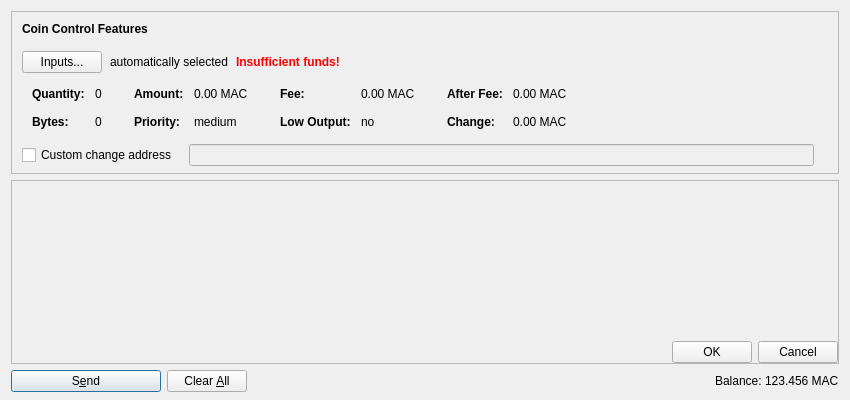
<?xml version="1.0" encoding="UTF-8"?>
<ui version="4.0">
 <class>SendCoinsDialog</class>
 <widget class="QDialog" name="SendCoinsDialog">
  <property name="geometry">
   <rect>
    <x>0</x>
    <y>0</y>
    <width>850</width>
    <height>400</height>
   </rect>
  </property>
  <property name="windowTitle">
   <string>Send Coins</string>
  </property>
  <layout class="QVBoxLayout" name="verticalLayout" stretch="0,1,0">
   <property name="bottomMargin">
    <number>8</number>
   </property>
   <item>
    <widget class="QFrame" name="frameCoinControl">
     <property name="sizePolicy">
      <sizepolicy hsizetype="Expanding" vsizetype="Expanding">
       <horstretch>0</horstretch>
       <verstretch>0</verstretch>
      </sizepolicy>
     </property>
     <property name="maximumSize">
      <size>
       <width>16777215</width>
       <height>16777215</height>
      </size>
     </property>
     <property name="frameShape">
      <enum>QFrame::StyledPanel</enum>
     </property>
     <property name="frameShadow">
      <enum>QFrame::Sunken</enum>
     </property>
     <layout class="QVBoxLayout" name="verticalLayoutCoinControl2">
      <property name="spacing">
       <number>0</number>
      </property>
      <property name="leftMargin">
       <number>0</number>
      </property>
      <property name="topMargin">
       <number>0</number>
      </property>
      <property name="rightMargin">
       <number>0</number>
      </property>
      <property name="bottomMargin">
       <number>6</number>
      </property>
      <item>
       <layout class="QVBoxLayout" name="verticalLayoutCoinControl" stretch="0,0,0,0,1">
        <property name="spacing">
         <number>0</number>
        </property>
        <property name="leftMargin">
         <number>10</number>
        </property>
        <property name="topMargin">
         <number>10</number>
        </property>
        <item>
         <layout class="QHBoxLayout" name="horizontalLayoutCoinControl1">
          <property name="bottomMargin">
           <number>15</number>
          </property>
          <item>
           <widget class="QLabel" name="labelCoinControlFeatures">
            <property name="sizePolicy">
             <sizepolicy hsizetype="Preferred" vsizetype="Maximum">
              <horstretch>0</horstretch>
              <verstretch>0</verstretch>
             </sizepolicy>
            </property>
            <property name="font">
             <font>
              <weight>75</weight>
              <bold>true</bold>
             </font>
            </property>
            <property name="styleSheet">
             <string notr="true">font-weight:bold;</string>
            </property>
            <property name="text">
             <string>Coin Control Features</string>
            </property>
           </widget>
          </item>
         </layout>
        </item>
        <item>
         <layout class="QHBoxLayout" name="horizontalLayoutCoinControl2" stretch="0,0,0,0">
          <property name="spacing">
           <number>8</number>
          </property>
          <property name="bottomMargin">
           <number>10</number>
          </property>
          <item>
           <widget class="QPushButton" name="pushButtonCoinControl">
            <property name="styleSheet">
             <string notr="true"/>
            </property>
            <property name="text">
             <string>Inputs...</string>
            </property>
           </widget>
          </item>
          <item>
           <widget class="QLabel" name="labelCoinControlAutomaticallySelected">
            <property name="text">
             <string>automatically selected</string>
            </property>
            <property name="margin">
             <number>5</number>
            </property>
           </widget>
          </item>
          <item>
           <widget class="QLabel" name="labelCoinControlInsuffFunds">
            <property name="font">
             <font>
              <weight>75</weight>
              <bold>true</bold>
             </font>
            </property>
            <property name="styleSheet">
             <string notr="true">color:red;font-weight:bold;</string>
            </property>
            <property name="text">
             <string>Insufficient funds!</string>
            </property>
            <property name="margin">
             <number>5</number>
            </property>
           </widget>
          </item>
          <item>
           <spacer name="horizontalSpacerCoinControl">
            <property name="orientation">
             <enum>Qt::Horizontal</enum>
            </property>
            <property name="sizeHint" stdset="0">
             <size>
              <width>40</width>
              <height>1</height>
             </size>
            </property>
           </spacer>
          </item>
         </layout>
        </item>
        <item>
         <widget class="QWidget" name="widgetCoinControl" native="true">
          <property name="sizePolicy">
           <sizepolicy hsizetype="Preferred" vsizetype="Preferred">
            <horstretch>0</horstretch>
            <verstretch>0</verstretch>
           </sizepolicy>
          </property>
          <property name="minimumSize">
           <size>
            <width>0</width>
            <height>0</height>
           </size>
          </property>
          <property name="styleSheet">
           <string notr="true"/>
          </property>
          <layout class="QHBoxLayout" name="horizontalLayoutCoinControl5">
           <property name="leftMargin">
            <number>0</number>
           </property>
           <property name="topMargin">
            <number>0</number>
           </property>
           <property name="rightMargin">
            <number>0</number>
           </property>
           <property name="bottomMargin">
            <number>0</number>
           </property>
           <item>
            <layout class="QHBoxLayout" name="horizontalLayoutCoinControl3" stretch="0,0,0,1">
             <property name="spacing">
              <number>20</number>
             </property>
             <property name="topMargin">
              <number>0</number>
             </property>
             <property name="bottomMargin">
              <number>10</number>
             </property>
             <item>
              <layout class="QFormLayout" name="formLayoutCoinControl1">
               <property name="horizontalSpacing">
                <number>10</number>
               </property>
               <property name="verticalSpacing">
                <number>14</number>
               </property>
               <property name="leftMargin">
                <number>10</number>
               </property>
               <property name="topMargin">
                <number>4</number>
               </property>
               <property name="rightMargin">
                <number>6</number>
               </property>
               <item row="0" column="0">
                <widget class="QLabel" name="labelCoinControlQuantityText">
                 <property name="font">
                  <font>
                   <weight>75</weight>
                   <bold>true</bold>
                  </font>
                 </property>
                 <property name="text">
                  <string>Quantity:</string>
                 </property>
                 <property name="margin">
                  <number>0</number>
                 </property>
                </widget>
               </item>
               <item row="0" column="1">
                <widget class="QLabel" name="labelCoinControlQuantity">
                 <property name="cursor">
                  <cursorShape>IBeamCursor</cursorShape>
                 </property>
                 <property name="contextMenuPolicy">
                  <enum>Qt::ActionsContextMenu</enum>
                 </property>
                 <property name="text">
                  <string notr="true">0</string>
                 </property>
                 <property name="margin">
                  <number>0</number>
                 </property>
                 <property name="textInteractionFlags">
                  <set>Qt::LinksAccessibleByMouse|Qt::TextSelectableByKeyboard|Qt::TextSelectableByMouse</set>
                 </property>
                </widget>
               </item>
               <item row="1" column="0">
                <widget class="QLabel" name="labelCoinControlBytesText">
                 <property name="font">
                  <font>
                   <weight>75</weight>
                   <bold>true</bold>
                  </font>
                 </property>
                 <property name="text">
                  <string>Bytes:</string>
                 </property>
                </widget>
               </item>
               <item row="1" column="1">
                <widget class="QLabel" name="labelCoinControlBytes">
                 <property name="cursor">
                  <cursorShape>IBeamCursor</cursorShape>
                 </property>
                 <property name="contextMenuPolicy">
                  <enum>Qt::ActionsContextMenu</enum>
                 </property>
                 <property name="text">
                  <string notr="true">0</string>
                 </property>
                 <property name="textInteractionFlags">
                  <set>Qt::LinksAccessibleByMouse|Qt::TextSelectableByKeyboard|Qt::TextSelectableByMouse</set>
                 </property>
                </widget>
               </item>
              </layout>
             </item>
             <item>
              <layout class="QFormLayout" name="formLayoutCoinControl2">
               <property name="horizontalSpacing">
                <number>10</number>
               </property>
               <property name="verticalSpacing">
                <number>14</number>
               </property>
               <property name="leftMargin">
                <number>6</number>
               </property>
               <property name="topMargin">
                <number>4</number>
               </property>
               <property name="rightMargin">
                <number>6</number>
               </property>
               <item row="0" column="0">
                <widget class="QLabel" name="labelCoinControlAmountText">
                 <property name="font">
                  <font>
                   <weight>75</weight>
                   <bold>true</bold>
                  </font>
                 </property>
                 <property name="text">
                  <string>Amount:</string>
                 </property>
                 <property name="margin">
                  <number>0</number>
                 </property>
                </widget>
               </item>
               <item row="0" column="1">
                <widget class="QLabel" name="labelCoinControlAmount">
                 <property name="cursor">
                  <cursorShape>IBeamCursor</cursorShape>
                 </property>
                 <property name="contextMenuPolicy">
                  <enum>Qt::ActionsContextMenu</enum>
                 </property>
                 <property name="text">
                  <string notr="true">0.00 MAC</string>
                 </property>
                 <property name="textInteractionFlags">
                  <set>Qt::LinksAccessibleByMouse|Qt::TextSelectableByKeyboard|Qt::TextSelectableByMouse</set>
                 </property>
                </widget>
               </item>
               <item row="1" column="0">
                <widget class="QLabel" name="labelCoinControlPriorityText">
                 <property name="font">
                  <font>
                   <weight>75</weight>
                   <bold>true</bold>
                  </font>
                 </property>
                 <property name="text">
                  <string>Priority:</string>
                 </property>
                </widget>
               </item>
               <item row="1" column="1">
                <widget class="QLabel" name="labelCoinControlPriority">
                 <property name="cursor">
                  <cursorShape>IBeamCursor</cursorShape>
                 </property>
                 <property name="contextMenuPolicy">
                  <enum>Qt::ActionsContextMenu</enum>
                 </property>
                 <property name="text">
                  <string notr="true">medium</string>
                 </property>
                 <property name="textInteractionFlags">
                  <set>Qt::LinksAccessibleByMouse|Qt::TextSelectableByKeyboard|Qt::TextSelectableByMouse</set>
                 </property>
                </widget>
               </item>
              </layout>
             </item>
             <item>
              <layout class="QFormLayout" name="formLayoutCoinControl3">
               <property name="horizontalSpacing">
                <number>10</number>
               </property>
               <property name="verticalSpacing">
                <number>14</number>
               </property>
               <property name="leftMargin">
                <number>6</number>
               </property>
               <property name="topMargin">
                <number>4</number>
               </property>
               <property name="rightMargin">
                <number>6</number>
               </property>
               <item row="0" column="0">
                <widget class="QLabel" name="labelCoinControlFeeText">
                 <property name="font">
                  <font>
                   <weight>75</weight>
                   <bold>true</bold>
                  </font>
                 </property>
                 <property name="text">
                  <string>Fee:</string>
                 </property>
                 <property name="margin">
                  <number>0</number>
                 </property>
                </widget>
               </item>
               <item row="0" column="1">
                <widget class="QLabel" name="labelCoinControlFee">
                 <property name="cursor">
                  <cursorShape>IBeamCursor</cursorShape>
                 </property>
                 <property name="contextMenuPolicy">
                  <enum>Qt::ActionsContextMenu</enum>
                 </property>
                 <property name="text">
                  <string notr="true">0.00 MAC</string>
                 </property>
                 <property name="textInteractionFlags">
                  <set>Qt::LinksAccessibleByMouse|Qt::TextSelectableByKeyboard|Qt::TextSelectableByMouse</set>
                 </property>
                </widget>
               </item>
               <item row="1" column="0">
                <widget class="QLabel" name="labelCoinControlLowOutputText">
                 <property name="font">
                  <font>
                   <weight>75</weight>
                   <bold>true</bold>
                  </font>
                 </property>
                 <property name="text">
                  <string>Low Output:</string>
                 </property>
                </widget>
               </item>
               <item row="1" column="1">
                <widget class="QLabel" name="labelCoinControlLowOutput">
                 <property name="cursor">
                  <cursorShape>IBeamCursor</cursorShape>
                 </property>
                 <property name="contextMenuPolicy">
                  <enum>Qt::ActionsContextMenu</enum>
                 </property>
                 <property name="text">
                  <string notr="true">no</string>
                 </property>
                 <property name="textInteractionFlags">
                  <set>Qt::LinksAccessibleByMouse|Qt::TextSelectableByKeyboard|Qt::TextSelectableByMouse</set>
                 </property>
                </widget>
               </item>
              </layout>
             </item>
             <item>
              <layout class="QFormLayout" name="formLayoutCoinControl4">
               <property name="horizontalSpacing">
                <number>10</number>
               </property>
               <property name="verticalSpacing">
                <number>14</number>
               </property>
               <property name="leftMargin">
                <number>6</number>
               </property>
               <property name="topMargin">
                <number>4</number>
               </property>
               <property name="rightMargin">
                <number>6</number>
               </property>
               <item row="0" column="0">
                <widget class="QLabel" name="labelCoinControlAfterFeeText">
                 <property name="font">
                  <font>
                   <weight>75</weight>
                   <bold>true</bold>
                  </font>
                 </property>
                 <property name="text">
                  <string>After Fee:</string>
                 </property>
                 <property name="margin">
                  <number>0</number>
                 </property>
                </widget>
               </item>
               <item row="0" column="1">
                <widget class="QLabel" name="labelCoinControlAfterFee">
                 <property name="cursor">
                  <cursorShape>IBeamCursor</cursorShape>
                 </property>
                 <property name="contextMenuPolicy">
                  <enum>Qt::ActionsContextMenu</enum>
                 </property>
                 <property name="text">
                  <string notr="true">0.00 MAC</string>
                 </property>
                 <property name="textInteractionFlags">
                  <set>Qt::LinksAccessibleByMouse|Qt::TextSelectableByKeyboard|Qt::TextSelectableByMouse</set>
                 </property>
                </widget>
               </item>
               <item row="1" column="0">
                <widget class="QLabel" name="labelCoinControlChangeText">
                 <property name="font">
                  <font>
                   <weight>75</weight>
                   <bold>true</bold>
                  </font>
                 </property>
                 <property name="text">
                  <string>Change:</string>
                 </property>
                </widget>
               </item>
               <item row="1" column="1">
                <widget class="QLabel" name="labelCoinControlChange">
                 <property name="cursor">
                  <cursorShape>IBeamCursor</cursorShape>
                 </property>
                 <property name="contextMenuPolicy">
                  <enum>Qt::ActionsContextMenu</enum>
                 </property>
                 <property name="text">
                  <string notr="true">0.00 MAC</string>
                 </property>
                 <property name="textInteractionFlags">
                  <set>Qt::LinksAccessibleByMouse|Qt::TextSelectableByKeyboard|Qt::TextSelectableByMouse</set>
                 </property>
                </widget>
               </item>
              </layout>
             </item>
            </layout>
           </item>
          </layout>
         </widget>
        </item>
        <item>
         <layout class="QHBoxLayout" name="horizontalLayoutCoinControl4" stretch="0,0,0">
          <property name="spacing">
           <number>12</number>
          </property>
          <property name="sizeConstraint">
           <enum>QLayout::SetDefaultConstraint</enum>
          </property>
          <property name="topMargin">
           <number>5</number>
          </property>
          <property name="rightMargin">
           <number>5</number>
          </property>
          <item>
           <widget class="QCheckBox" name="checkBoxCoinControlChange">
            <property name="toolTip">
             <string>If this is activated, but the change address is empty or invalid, change will be sent to a newly generated address.</string>
            </property>
            <property name="text">
             <string>Custom change address</string>
            </property>
           </widget>
          </item>
          <item>
           <widget class="QValidatedLineEdit" name="lineEditCoinControlChange">
            <property name="enabled">
             <bool>false</bool>
            </property>
            <property name="sizePolicy">
             <sizepolicy hsizetype="Expanding" vsizetype="Fixed">
              <horstretch>0</horstretch>
              <verstretch>0</verstretch>
             </sizepolicy>
            </property>
           </widget>
          </item>
          <item>
           <widget class="QLabel" name="labelCoinControlChangeLabel">
            <property name="sizePolicy">
             <sizepolicy hsizetype="Preferred" vsizetype="Expanding">
              <horstretch>0</horstretch>
              <verstretch>0</verstretch>
             </sizepolicy>
            </property>
            <property name="minimumSize">
             <size>
              <width>0</width>
              <height>0</height>
             </size>
            </property>
            <property name="text">
             <string/>
            </property>
            <property name="margin">
             <number>3</number>
            </property>
           </widget>
          </item>
         </layout>
        </item>
        <item>
         <spacer name="verticalSpacerCoinControl">
          <property name="orientation">
           <enum>Qt::Vertical</enum>
          </property>
          <property name="sizeHint" stdset="0">
           <size>
            <width>800</width>
            <height>1</height>
           </size>
          </property>
         </spacer>
        </item>
       </layout>
      </item>
     </layout>
    </widget>
   </item>
   <item>
    <widget class="QScrollArea" name="scrollArea">
     <property name="widgetResizable">
      <bool>true</bool>
     </property>
     <widget class="QWidget" name="scrollAreaWidgetContents">
      <property name="geometry">
       <rect>
        <x>0</x>
        <y>0</y>
        <width>830</width>
        <height>400</height>
       </rect>
      </property>
      <layout class="QVBoxLayout" name="verticalLayout_2" stretch="0,1,0">
       <property name="leftMargin">
        <number>0</number>
       </property>
       <property name="topMargin">
        <number>0</number>
       </property>
       <property name="rightMargin">
        <number>0</number>
       </property>
       <property name="bottomMargin">
        <number>0</number>
       </property>
       <item>
        <layout class="QVBoxLayout" name="entries">
         <property name="spacing">
          <number>6</number>
         </property>
        </layout>
       </item>
       <item>
        <spacer name="verticalSpacer">
         <property name="orientation">
          <enum>Qt::Vertical</enum>
         </property>
         <property name="sizeHint" stdset="0">
          <size>
           <width>20</width>
           <height>40</height>
          </size>
         </property>
        </spacer>
       </item>
       <item>
        <widget class="QDialogButtonBox" name="buttonBox">
         <property name="standardButtons">
          <set>QDialogButtonBox::Cancel|QDialogButtonBox::Ok</set>
         </property>
        </widget>
       </item>
      </layout>
     </widget>
    </widget>
   </item>
   <item>
    <layout class="QHBoxLayout" name="horizontalLayout">
     <item>
      <widget class="QPushButton" name="sendButton">
       <property name="minimumSize">
        <size>
         <width>150</width>
         <height>0</height>
        </size>
       </property>
       <property name="toolTip">
        <string>Confirm the send action</string>
       </property>
       <property name="text">
        <string>S&amp;end</string>
       </property>
       <property name="icon">
        <iconset resource="../bitcoin.qrc">
         <normaloff>:/icons/send</normaloff>:/icons/send</iconset>
       </property>
       <property name="default">
        <bool>true</bool>
       </property>
      </widget>
     </item>
     <item>
      <widget class="QPushButton" name="clearButton">
       <property name="sizePolicy">
        <sizepolicy hsizetype="Minimum" vsizetype="Fixed">
         <horstretch>0</horstretch>
         <verstretch>0</verstretch>
        </sizepolicy>
       </property>
       <property name="toolTip">
        <string>Clear all fields of the form.</string>
       </property>
       <property name="text">
        <string>Clear &amp;All</string>
       </property>
       <property name="icon">
        <iconset resource="../bitcoin.qrc">
         <normaloff>:/icons/remove</normaloff>:/icons/remove</iconset>
       </property>
       <property name="autoRepeatDelay">
        <number>300</number>
       </property>
       <property name="autoDefault">
        <bool>false</bool>
       </property>
      </widget>
     </item>
     <item>
      <spacer name="horizontalSpacer">
       <property name="orientation">
        <enum>Qt::Horizontal</enum>
       </property>
       <property name="sizeHint" stdset="0">
        <size>
         <width>40</width>
         <height>20</height>
        </size>
       </property>
      </spacer>
     </item>
     <item>
      <layout class="QHBoxLayout" name="horizontalLayout_2">
       <property name="spacing">
        <number>3</number>
       </property>
       <item>
        <widget class="QLabel" name="label">
         <property name="sizePolicy">
          <sizepolicy hsizetype="Preferred" vsizetype="Fixed">
           <horstretch>0</horstretch>
           <verstretch>0</verstretch>
          </sizepolicy>
         </property>
         <property name="text">
          <string>Balance:</string>
         </property>
        </widget>
       </item>
       <item>
        <widget class="QLabel" name="labelBalance">
         <property name="sizePolicy">
          <sizepolicy hsizetype="Preferred" vsizetype="Fixed">
           <horstretch>0</horstretch>
           <verstretch>0</verstretch>
          </sizepolicy>
         </property>
         <property name="cursor">
          <cursorShape>IBeamCursor</cursorShape>
         </property>
         <property name="text">
          <string notr="true">123.456 MAC</string>
         </property>
         <property name="textInteractionFlags">
          <set>Qt::LinksAccessibleByMouse|Qt::TextSelectableByKeyboard|Qt::TextSelectableByMouse</set>
         </property>
        </widget>
       </item>
      </layout>
     </item>
    </layout>
   </item>
  </layout>
 </widget>
 <customwidgets>
  <customwidget>
   <class>QValidatedLineEdit</class>
   <extends>QLineEdit</extends>
   <header>qvalidatedlineedit.h</header>
  </customwidget>
 </customwidgets>
 <resources>
  <include location="../bitcoin.qrc"/>
 </resources>
 <connections/>
</ui>
